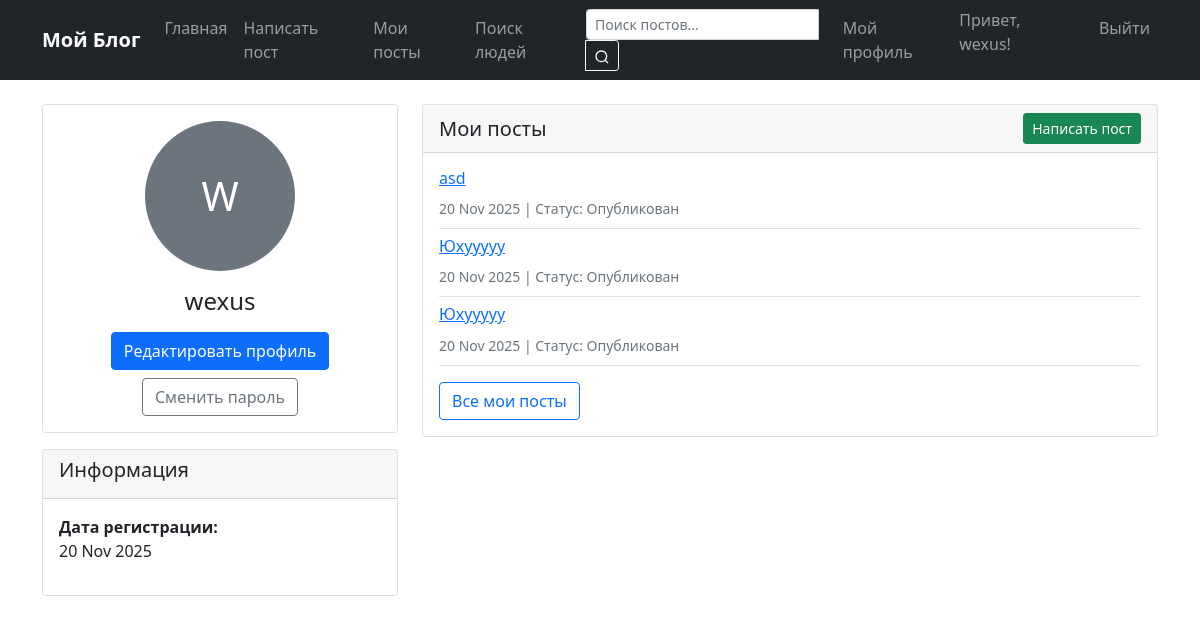
The page /profile/ (signed in) on the database as committed earlier.
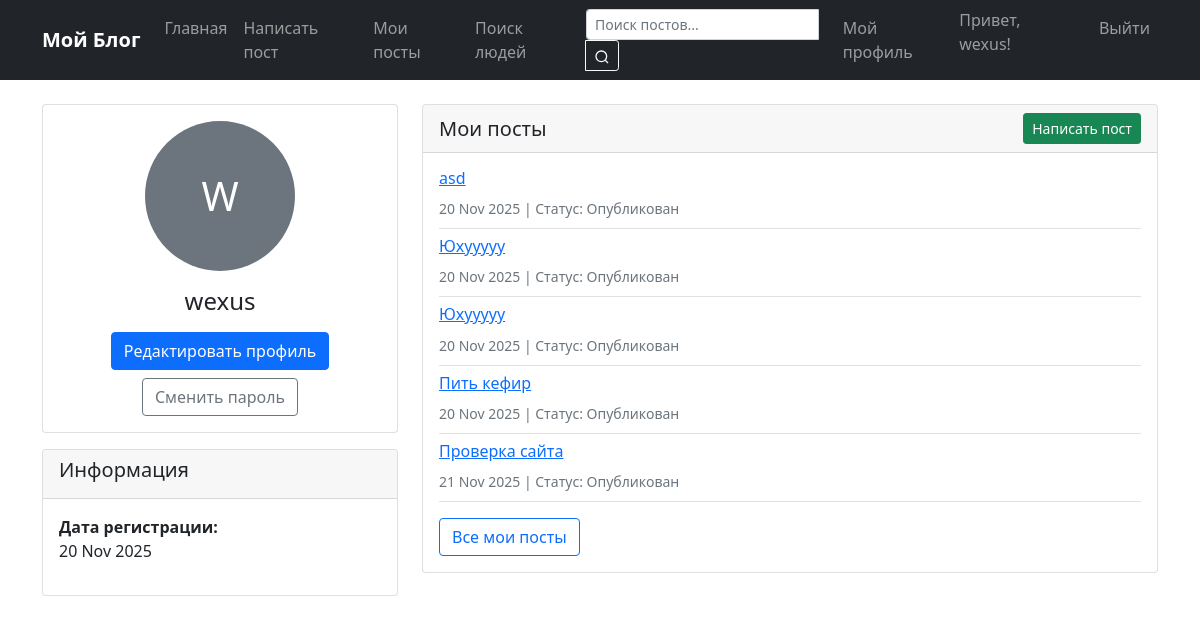
The same page on the database as committed later.
### blog/models.py (models this page shows, shortened)
class Post(models.Model):
    title = models.CharField(max_length=200)
    slug = models.SlugField(unique=True, blank=True)
    content = models.TextField()
    created_date = models.DateTimeField(default=timezone.now)
    published_date = models.DateTimeField(blank=True, null=True)
    author = models.ForeignKey(User, on_delete=models.CASCADE)
    category = models.ForeignKey(Category, on_delete=models.SET_NULL, null=True, blank=True)
    tags = models.ManyToManyField(Tag, blank=True)
    image = models.ImageField(upload_to='post_images/', blank=True, null=True)
    is_published = models.BooleanField(default=False)

### blog/views.py (the view)
# urls.py: path('profile/', views.profile, name='profile'),
@login_required
def profile(request):
    return render(request, 'blog/profile.html')

### blog/templates/blog/profile.html (shortened to what this page needs)
{% extends 'blog/base.html' %}
{% block content %}
<div class="row">
    <div class="col-md-4">
        <div class="card">
            <div class="card-body text-center">
                {% if user.userprofile.avatar %}
                    <img src="{{ user.userprofile.avatar.url }}" alt="Аватар" class="rounded-circle mb-3" width="150" height="150">
                {% else %}
                    <div class="bg-secondary rounded-circle d-inline-flex align-items-center justify-content-center mb-3" style="width: 150px; height: 150px;">
                        <span class="text-white fs-1">{{ user.username|first|upper }}</span>
                    </div>
                {% endif %}
                <h4>{{ user.username }}</h4>
                <div class="mt-3">
                    <a href="{% url 'edit_profile' %}" class="btn btn-primary">Редактировать профиль</a>
                    <a href="{% url 'change_password' %}" class="btn btn-outline-secondary mt-2">Сменить пароль</a>
                </div>
            </div>
        </div>
        <div class="card mt-3">
            <div class="card-header">
                <h5>Информация</h5>
            </div>
            <div class="card-body">
                <p><strong>Дата регистрации:</strong><br>{{ user.date_joined|date:"d M Y" }}</p>
            </div>
        </div>
    </div>
    <div class="col-md-8">
        <div class="card">
            <div class="card-header d-flex justify-content-between align-items-center">
                <h5 class="mb-0">Мои посты</h5>
                <a href="{% url 'create_post' %}" class="btn btn-success btn-sm">Написать пост</a>
            </div>
            <div class="card-body">
                {% if user.post_set.all %}
                    {% for post in user.post_set.all|slice:":5" %}
                        <div class="border-bottom pb-2 mb-2">
                            <h6><a href="{% url 'post_detail' slug=post.slug %}">{{ post.title }}</a></h6>
                            <small class="text-muted">
                                {{ post.created_date|date:"d M Y" }} |
                                Статус: {% if post.is_published %}Опубликован{% else %}Черновик{% endif %}
                            </small>
                        </div>
                    {% endfor %}
                    <div class="mt-3">
                        <a href="{% url 'my_posts' %}" class="btn btn-outline-primary">Все мои посты</a>
                    </div>
                {% else %}
                    <p class="text-muted">У вас пока нет постов.</p>
                    <a href="{% url 'create_post' %}" class="btn btn-primary">Написать первый пост</a>
                {% endif %}
            </div>
        </div>
    </div>
</div>
{% endblock %}

Rows that differ between the two databases and show on the page:
added Post: title "Пить кефир", created_date "20 Nov 2025", is_published "Опубликован"
added Post: title "Проверка сайта", created_date "21 Nov 2025", is_published "Опубликован"
